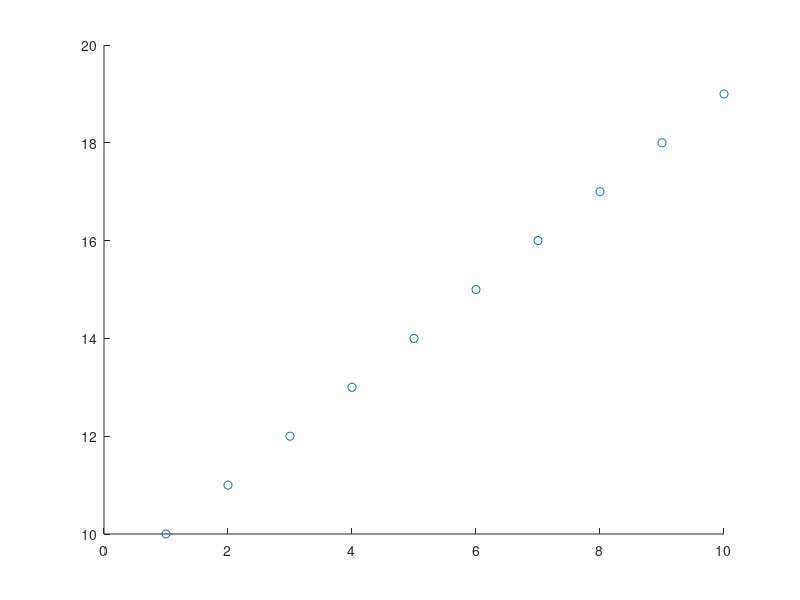

This figure's MATLAB source: (Note: this script raises an error after producing the figure.)
% HOMEWORK 1 - Goran Delić 89201217

x= 5; % Creates a variable and assigns a value of 5.

u=[0,1,2,3,4,5,6]; % Creates a vector u and assigns elements.

x*u; % Multiplies the vector u by the variable x.

v=[4,5,7,8,11,14,1]; % Creates a vector v.

u.*v; % Multiplies the vectors u and v (element by element).

A=[3,4,5;2,1,6;9,12,10]; % Creates a 3x3 matrix A.



s=[-3:0.3:3]; % Creates a sequence of numbers from -3 to 3 by step 0.3.

x=[1:10]; % Creates a sequence of numbers x.
y=[10:19]; % Creates a sequence of numbers y.

scatter(x,y); % Makes a plot for x and y.


syms f(x,y);    % Creates a user-defined math function f.
f(x,y)=x^3*y;   % Assignes the equation to the function.
f(2,4);         % Solves the function(equation) for the given values.

syms x;      % Assignes a user-defined variable(value).
fplot(tan(x));  % Plots tan(x) over the default range [-5 5].


  % HOMEWORK 2 - Goran Delic 89201217
  
  
  % If the ratio H is < 1, the boat is slower than the river and we have to
  % steer our boat upstream (against the current) at an optimal angle to
  % minimize the effects of the current and travel the distance shortest to
  % the starting point.
  
  % If the ratio H is = 1, the velocities of the boat and the river are the same,
  % which means we have to point our boat to go directly across the river, at
  % a perpendicular angle to the current.
  
  % If the ratio H is > 1, the boat is faster than the river current and we
  % have to steer the boat downstream (in the direction of the current).
  
  
  % To find the optimal angle when H = 2 and to confirm what we did in lectures:
  
  % First we define x and H.
  
  syms x;
  H = 2;
  
  % Then we define the function, calculate the angle in radians and convert
  % to degrees.
  
  F = @(x) cos(x) ./ sin(x) + H ./ sin(x);
  df = diff(F,x);
  r = solve(df == 0); 
  rad = eval(r); 
  rad2deg(rad); 
   
   
   % I came to a conclusion that for H = 0.8, the optimal angle does not exist.
   
   % To calculate the distance for H = 2, we consider F = 120
   % and solve the same function as previously.


function p = BISECTION(f, a, b)
n = 1;
if (f(a)*f(b) > 0)
       disp('Wrong initial interval. No roots in this interval.')
else
    p = (a + b) / 2; % middle point
    err = abs(f(p));
    while err > 1e-4
        if f(a)*f(p) < 0
            b = p;
        else
            a = p;
        end
        p = (a + b) / 2;
        err = abs(f(p));
        n = n + 1;
        if n > 10000
            return
        end
     end
 end
end



%% Calculating velocity
syms v(t) g m k
DE = diff(v,t) == g-(k/m)*v^2;
cond = v(0) == 0;
sol(t) = dsolve(DE,cond);
sol(t)
%% Graph of velocity for three different masses.
figure
m1 = 1;% Mass 1
k0 = 1;
g0 = 10;
VT = (m1*g0/k0); % Terminal velocity when m1=1,k0=1 and g0=10
fprintf('VT(m1=1)=%6.2f' ,VT);
f = @(t)((g0^(1/2)*m1^(1/2)*tanh((g0^(1/2)*k0^(1/2)*t)/m1^(1/2)))/k0^(1/2));
fplot(f, [0 30],'Color','b')

hold on

m2 = 5;% Mass 2
k0 = 1;
g0 = 10;
VT = (m2*g0/k0); % Terminal velocity when m2=5
fprintf('VT(m2=5)=%6.2f' ,VT);
f = @(t)((g0^(1/2)*m2^(1/2)*tanh((g0^(1/2)*k0^(1/2)*t)/m2^(1/2)))/k0^(1/2));
fplot(f, [0 30],'Color','b')

hold on

m3 = 10;% Mass 3
k0 = 1;
g0 = 10;
VT = (m3*g0/k0); % Terminal velocity when m3=10
fprintf('VT(m3=10)=%6.2f' ,VT);
f = @(t)((g0^(1/2)*m3^(1/2)*tanh((g0^(1/2)*k0^(1/2)*t)/m3^(1/2)))/k0^(1/2));
fplot(f, [0 30],'Color','b')
%% Calculating acceleration (Derivative of velocity)
acc = diff(sol, t);
acc;
%% Graph of acceleration for three different masses.
figure
ma1 = 1;% Mass 1
a = @(t) -g0*(tanh((g0^(1/2)*k0^(1/2)*t)/ma1^(1/2))^2 - 1);
fplot(a, [0 30], 'LineWidth',2,'Color','g')

hold on

ma2 = 5;% Mass 2
a = @(t) -g0*(tanh((g0^(1/2)*k0^(1/2)*t)/ma2^(1/2))^2 - 1);
fplot(a, [0 30], 'LineWidth',2,'Color','g')

hold on

ma3 = 10;% Mass 3
a = @(t) -g0*(tanh((g0^(1/2)*k0^(1/2)*t)/ma3^(1/2))^2 - 1);
fplot(a, [0 30], 'LineWidth',2,'Color','g')
%% Calculating and graphing displacement for three different masses.
figure
md1 = 1;% Mass 1
velocityF = @(g0, k0, md1, t)((g0^(1/2)*md1^(1/2)*tanh((g0^(1/2)*k0^(1/2)*t)/md1^(1/2)))/k0^(1/2));
dispY = int(velocityF, t);
dispY = matlabFunction(dispY);
c0 = -dispY(g0, k0, md1, 0);
Y = @(g0, k0, md1, t)((g0^(1/2)*md1^(1/2)*tanh((g0^(1/2)*k0^(1/2)*t)/md1^(1/2)))/k0^(1/2))+c0;
fplot(Y(g0, k0, md1, t), [0 30], 'Color','r')

hold on

md2 = 5;% Mass 2
velocityF = @(g0, k0, md2, t)((g0^(1/2)*md2^(1/2)*tanh((g0^(1/2)*k0^(1/2)*t)/md2^(1/2)))/k0^(1/2));
dispY = int(velocityF, t);
dispY = matlabFunction(dispY);
c0 = -dispY(g0, k0, md2, 0);
Y = @(g0, k0, md2, t)((g0^(1/2)*md2^(1/2)*tanh((g0^(1/2)*k0^(1/2)*t)/md2^(1/2)))/k0^(1/2))+c0;
fplot(Y(g0, k0, md2, t), [0 30], 'Color','r')

hold on

md3 = 10;% Mass 3
velocityF = @(g0, k0, md3, t)((g0^(1/2)*md3^(1/2)*tanh((g0^(1/2)*k0^(1/2)*t)/md3^(1/2)))/k0^(1/2));
dispY = int(velocityF, t);
dispY = matlabFunction(dispY);
c0 = -dispY(g0, k0, md3, 0);
Y = @(g0, k0, md3, t)((g0^(1/2)*md3^(1/2)*tanh((g0^(1/2)*k0^(1/2)*t)/md3^(1/2)))/k0^(1/2))+c0;
fplot(Y(g0, k0, md3, t), [0 30], 'Color','r')


function smoothed_data = weightedSmooth(input_data)
%S A function implementing the weighted average smoothing technique

% Sometimes when we want to smooth our data, we want to emphasize certain 
% elements, and we do that by adding weights (bigger weights with more
% important elements).

% We check if input_data is a column vector
 if  ~iscolumn(input_data)
      error('Input must be a column vector.');
 end

% Getting the length of the input data
n = length(input_data);

% Initializing the smoothed data vector
smoothed_data = zeros(size(input_data));

% Defining the weights
weights = [1, 2, 5, 2, 1];

% Applying the weighted smooth starting from 3rd element
for i = 3:n-2
    smoothed_data(i) = (weights(1) * input_data(i-2) + ...
                        weights(2) * input_data(i-1) + ...
                        weights(3) * input_data(i) + ...
                        weights(4) * input_data(i+1) + ...
                        weights(5) * input_data(i+2)) / sum(weights);

end
end


%% Converting the data (read the data and convert to table)
temp = readtable('data.csv');
data = table2array(temp);

% Value 1 is time, value 2 is displacement
t = data(:,1);
y = data(:, 2);
dt = t(2) - t(1);
vy = diff(y) / dt; %vy is array of velocity
ay = diff(vy) / dt; %acceleration (derivative of velocity)

%% Unsmoothed values plotting
figure % Plotting y(displacement) and t(time)
plot(t,y,'m', LineWidth=2)
ax = gca;% Handle for x axis 
ytickformat('%.2f')
xtickformat('%.2f')
ax.XAxis.FontSize = 16;
ax.YAxis.FontSize = 16;
xlim ([0 2.2])% Limiting the x axis at 2.2 according to data
ylabel('Displacement', 'FontSize',18)
xlabel('Time(seconds)', 'FontSize',18)

figure % Plotting vy(velocity) and t(time)
plot(t(1:end-1), vy,'m',LineWidth=2);
ax=gca;
ytickformat('%.2f');
xtickformat('%.2f');
ax.XAxis.FontSize = 16;
ax.YAxis.FontSize = 16;
xlim ([0 2.2]);
ylabel('Velocity', 'FontSize',18)
xlabel('Time(seconds)', 'FontSize',18)

figure % Plotting ay(acceleration) and t (time)
plot(t(1:end-2), ay,'m',LineWidth=2);
ax=gca;
ytickformat('%.2f');
xtickformat('%.2f');
ax.XAxis.FontSize = 16;
ax.YAxis.FontSize = 16;
xlim ([0 2.2]);
ylabel('Acceleration', 'FontSize',18)
xlabel('Time(seconds)', 'FontSize',18)

%% Smoothing the values
mywindow = 20;
setmethod = 'moving';
ys = smooth(y, mywindow, setmethod);
% then calculate the new derivatives
vy = diff(ys) / dt;
vys = diff(ys) / dt;
ays = diff(vys) / dt;

%% Plotting the smoothed values
figure % Plotting ys(smoothed displacement) and t(time)
plot(t,ys,'m', LineWidth=2)
ax = gca;% Handle for x axis 
ytickformat('%.2f')
xtickformat('%.2f')
ax.XAxis.FontSize = 16;
ax.YAxis.FontSize = 16;
xlim ([0 2.2])% Limiting the x axis at 2.2 according to data
ylabel('Displacement', 'FontSize',18)
xlabel('Time(seconds)', 'FontSize',18)

figure % Plotting vys(smoothed velocity) and t(time)
plot(t(1:end-1), vys,'m',LineWidth=2);
ax=gca;
ytickformat('%.2f');
xtickformat('%.2f');
ax.XAxis.FontSize = 16;
ax.YAxis.FontSize = 16;
xlim ([0 2.2]);
ylabel('Velocity', 'FontSize',18)
xlabel('Time(seconds)', 'FontSize',18)

figure % Plotting ays(smoothed acceleration) and t(time)
plot(t(1:end-2), ays,'m',LineWidth=2);
ax=gca;
ytickformat('%.2f');
xtickformat('%.2f');
ax.XAxis.FontSize = 16;
ax.YAxis.FontSize = 16;
xlim ([0 2.2]);
ylabel('Acceleration', 'FontSize',18)
xlabel('Time(seconds)', 'FontSize',18)

%% I eliminated the noise from the data by implementing a technique called
%% Moving average. This technique selects a window from the whole data and
%% finds its average which then becomes the new value of the data window, then 
%% a new window is selected and so on, until the whole data is replaced with
%% new average values of the selected windows of data.
%% (The window is selected carefuly, not too big - so we dont oversmooth the data,
%% and not too small - so we dont undersmooth the data).

%% Smoothing with weighted moving average
yws = weightedSmooth(y);
% Calculating new derivatives
vws = diff(yws) / dt;
aws = diff(vws) / dt;

%% Plotting the weighted-smoothed values
figure % Plotting yws(weighted-smoothed displacement) and t(time)
plot(t,yws,'m', LineWidth=2)
ax = gca;% Handle for x axis 
ytickformat('%.2f')
xtickformat('%.2f')
ax.XAxis.FontSize = 16;
ax.YAxis.FontSize = 16;
xlim ([0 2.2])% Limiting the x axis at 2.2 according to data
ylabel('Displacement', 'FontSize',18)
xlabel('Time(seconds)', 'FontSize',18)

figure % Plotting vws(weighted-smoothed velocity) and t(time)
plot(t(1:end-1), vws,'m',LineWidth=2);
ax=gca;
ytickformat('%.2f');
xtickformat('%.2f');
ax.XAxis.FontSize = 16;
ax.YAxis.FontSize = 16;
xlim ([0 2.2]);
ylabel('Velocity', 'FontSize',18)
xlabel('Time(seconds)', 'FontSize',18)

figure % Plotting aws(weighted-smoothed acceleration) and t(time)
plot(t(1:end-2), aws,'m',LineWidth=2);
ax=gca;
ytickformat('%.2f');
xtickformat('%.2f');
ax.XAxis.FontSize = 16;
ax.YAxis.FontSize = 16;
xlim ([0 2.2]);
ylabel('Acceleration', 'FontSize',18)
xlabel('Time(seconds)', 'FontSize',18)


% This is for the first part : "How high must h be so that the ski jumper
% can cover the maximum distance d?"
syms h;
H=20;

D=@(h)(2*sqrt(h.*(H-h)));
df=diff(D,h);
s1=solve(df == 0)
Dmax= D(s1)

%% Plotting
figure
fplot(D,[-2 22], 'LineWidth',2);
ylim([0 22]);
ax=gca;
ax.XAxis.FontSize=16;
ax.YAxis.FontSize=16;
xlabel('h','FontSize',20);
ylabel('Length(jump)','FontSize',20);
saveas(gcf,'SKIJUMP2.jpg')

%% Second part - ratio
syms r;
Dr=@(r)(2*sqrt(r.*(1-r)));

drf=diff(Dr,r)
s2=solve(drf == 0)
Drmax= Dr(s2)

D2 = Dr(s2)/2 %DISTANCE
rD2 = solve(Dr == D2)
eval(rD2) % We get two solutions

%% We conclude that h is directly connected to Dmax and the distance of the jump 
%% depends on the time that the jumper spends in air and his velocity. As h is bigger, he spends more time
%% in the air with less velocity, therefore he travels shorter distance.
%% On the contrary, if h is smaller, the jumper spends less time in the air with bigger 
%% velocity so he travels further.


%% Reading the points from the graph and extracting coefficients
x = [-10; 0; 10; 20; 30; 40; 45];
y = [0; 7; 10; 15; 30; 50; 70];
[f fo] = fit(x, y, 'poly3'); % using the fit function
coeffvalues(f) % extracting coefficients

%% Calculating Relative humidity, Absolute vapor density and temperature based on inputs
% Example 1: Calculate relative humidity
AVD = 10; % absolute vapor density in g/m^3
T = 25;   % temperature in degrees Celsius
[RH, ~, ~] = calculateHumidityVariables(AVD, T, 0, 1); % Calling the function
disp(['Relative Humidity: ', num2str(RH), '%']);

% Example 2: Calculate absolute vapor density
RH = 70;  % relative humidity in percentage
T = 25;   % temperature in degrees Celsius
[~, AVD, ~] = calculateHumidityVariables(RH, T, 0, 2); % Calling the function
disp(['Absolute Vapor Density: ', num2str(AVD), ' g/m^3']);

% Example 3: Calculate temperature
AVD = 10; % absolute vapor density in g/m^3
RH = 70;  % relative humidity in percentage
[~, ~, T] = calculateHumidityVariables(AVD, RH, 0, 3); % Calling the function
disp(['Temperature: ', num2str(T), ' °C']);


function [RH, AVD, T] = calculateHumidityVariables(input1, input2, input3, option)
    % Constants
    a = 17.27;
    b = 237.7;
    
    switch option
        case 1 % Calculate relative humidity
            AVD = input1;
            T = input2;

            % Calculate saturation vapor pressure (es) and actual vapor pressure (e)
            es = 6.112 * exp((a * T) / (b + T));
            e = AVD * 461.5 * T / 1000;

            % Calculate relative humidity
            RH = (e / es) * 100;

        case 2 % Calculate absolute vapor density
            RH = input1;
            T = input2;

            % Calculate saturation vapor pressure (es)
            es = 6.112 * exp((a * T) / (b + T));

            % Calculate actual vapor pressure (e)
            e = RH / 100 * es;

            % Calculate absolute vapor density
            AVD = e * 1000 / (461.5 * T);

        case 3 % Calculate temperature
            AVD = input1;
            RH = input2;

            % Initial guess for temperature
            T = 20;

            % Solve for temperature using the Newton-Raphson method
            for i = 1:100
                es = 6.112 * exp((a * T) / (b + T));
                e = RH / 100 * es;
                f = e - AVD * 461.5 * T / 1000;

                % Derivative of the function
                df = (a * b * es) / ((b + T)^2);

                % Update temperature
                T = T - f / df;

                % Check for convergence
                if abs(f) < 1e-6
                    break;
                end
            end
    end
end


%% IDEA AND EXPLANATION
% I just added to my x coordinate a -rand and to my y coordinate a +rand in
% order to get the desired southeast wind direction. For the stronger and weaker
% wind, I had an idea of using a "weighted" wind, but could not realize it
% sadly. 
%%
% define number of steps and number of particles
Nstep=100; % number of steps
Np=100; % number of particles

strongWind = rand(1:3);
weakWind = rand(3:7);
%
cMax=0; % save abs max coordinate for x and y limits / plot
lastPxy=zeros(Np,2); % save last coordinates
Z=NaN(Nstep*Np,1); % all step lengths >> to calculate average step length "l", for r=sqrt(N)l
%
figure

hold on
%%
Pxy = zeros(Nstep, 2);
for p=1:Np
    x=0;
    y=0;
    for i=1:Nstep
        dx = 2*rand -1;
        dy = 2*rand -1;
        x = x + dx - rand;
        y = y + dy + rand;
        Pxy(i, 1) = x;
        Pxy(i, 2) = y;
        Z((i + (p-1)*Nstep), 1) = sqrt(dx^2 + dy^2);
    end
    temp = max(abs(Pxy), [], "all");
    if temp > cMax
        cMax = temp;
    end
    plot(Pxy(:, 1), Pxy(:, 2), 'Color', [0.5 0.5 0.5]);
    drawnow
    lastPxy(p, :) = Pxy(Nstep, :); 

end
saveas(gcf,'windfigure1.jpg')
%%
scatter(0, 0, 'red', 'filled')
scatter(lastPxy(:, 1), lastPxy(:, 2),  'blue', 'filled')
xlim([-cMax*1.1 cMax*1.1])
ylim([-cMax*1.1 cMax*1.1])
%%
% r is the average distance between the end and start positions of the particle
% N is the number of steps, and 
% l is the average step length.
r = mean(sqrt(sum(lastPxy.^2, 2)));
l = mean(Z);
fprintf('sqrt(N)*l is: %8.3f \n', sqrt(Nstep)*l);
fprintf('r is: %8.4f\n', r);

  

%% IDEA AND EXPLANATION
% I just added to my x coordinate a -rand and to my y coordinate a +rand in
% order to get the desired southeast wind direction.
%% In the improved version of the code, wind direction and strength are inserted 
%% by the user.

%% User input for wind direction and strength
wind_direction = input('Enter wind direction in degrees (0 being North): ');
wind_strength = input('Enter wind strength (positive scalar value): ');

% Convert wind direction to radians
wind_angle = deg2rad(mod(-wind_direction + 90, 360)); % Adjusting to match MATLAB's coordinate system

% define number of steps and number of particles
Nstep = 100; % number of steps
Np = 100; % number of particles

D = 0.7;
%
cMax = 0; % save abs max coordinate for x and y limits / plot
lastPxy = zeros(Np, 2); % save last coordinates
Z = NaN(Nstep * Np, 1); % all step lengths >> to calculate average step length "l", for r=sqrt(N)l
%
figure

hold on
%%
Pxy = zeros(Nstep, 2);
for p = 1:Np
    x = 0;
    y = 0;
    for i = 1:Nstep
        dx = 2 * rand - 1;
        dy = 2 * rand - 1;
        % Modify the following lines to include wind direction and strength
        x = x + dx - rand + wind_strength * cos(wind_angle);
        y = y + dy + rand + wind_strength * sin(wind_angle);
        Pxy(i, 1) = x;
        Pxy(i, 2) = y;
        Z((i + (p - 1) * Nstep), 1) = sqrt(dx^2 + dy^2);
    end
    temp = max(abs(Pxy), [], "all");
    if temp > cMax
        cMax = temp;
    end
    plot(Pxy(:, 1), Pxy(:, 2), 'Color', [0.5 0.5 0.5]);
    drawnow
    lastPxy(p, :) = Pxy(Nstep, :);

end
saveas(gcf, 'windfigure1.jpg')
%%
scatter(0, 0, 'red', 'filled')
scatter(lastPxy(:, 1), lastPxy(:, 2), 'blue', 'filled')
xlim([-cMax * 1.1, cMax * 1.1])
ylim([-cMax * 1.1, cMax * 1.1])
%%
% r is the average distance between the end and start positions of the particle
% N is the number of steps, and
% l is the average step length.
r = mean(sqrt(sum(lastPxy.^2, 2)));
l = mean(Z);
fprintf('sqrt(N)*l is: %8.3f \n', sqrt(Nstep) * l);
fprintf('r is: %8.4f\n', r);


%% Same for one charge and more charges
k = 8.99 * 10^9;
e0 = 1.6E-19; % charge of an electron
g = -1:0.01:1;
[xg, yg] = meshgrid(g);

% Electric charge that should be an integral multiple of the charge of an electron
q1 = -1 * e0; % just change to 1 for proton, -1 to electron

% Coordinates of the charge - USE TO SPECIFY POSITION OF MOLECULES
xp1 = 0;
yp1 = 0;

xi1 = xg - xp1;
yi1 = yg - yp1;

R1 = sqrt(xi1.^2 + yi1.^2); % distance
V1 = q1 * k ./ R1; 
d = 0.1;
Vmax1 = k * q1 / d;
V1(R1 < d) = Vmax1;

% Charge 2
q2 = -1 * e0; % just change to 1 for proton, -1 to electron

% Coordinates of the charge - USE TO SPECIFY POSITION OF MOLECULES
xp2 = 0.4;
yp2 = 0.55;

xi2 = xg - xp2;
yi2 = yg - yp2;

R2 = sqrt(xi2.^2 + yi2.^2); % distance
V2 = q2 * k ./ R2; 
d = 0.1;
Vmax2 = k * q2 / d;
V2(R2 < d) = Vmax2;

% Additional charges
q3 = -0.5 * e0;
q4 = -0.5 * e0;
q5 = -0.5 * e0;
q6 = -0.5 * e0;

% Coordinates of additional charges
xp3 = 0.6;
yp3 = 0.3;

xp4 = -0.2;
yp4 = -0.2;

xp5 = 0.2;
yp5 = 0.3;

xp6 = 0.2;
yp6 = -0.2;

xi3 = xg - xp3;
yi3 = yg - yp3;

xi4 = xg - xp4;
yi4 = yg - yp4;

xi5 = xg - xp5;
yi5 = yg - yp5;

xi6 = xg - xp6;
yi6 = yg - yp6;

R3 = sqrt(xi3.^2 + yi3.^2);
R4 = sqrt(xi4.^2 + yi4.^2);
R5 = sqrt(xi5.^2 + yi5.^2);
R6 = sqrt(xi6.^2 + yi6.^2);

V3 = q3 * k ./ R3;
V4 = q4 * k ./ R4;
V5 = q5 * k ./ R5;
V6 = q6 * k ./ R6;

V3(R3 < d) = -k * q3 / d;
V4(R4 < d) = -k * q4 / d;
V5(R5 < d) = -k * q5 / d;
V6(R6 < d) = -k * q6 / d;

% Combine potentials
v = V1 + V2 + V3 + V4 + V5 + V6;

% Plotting
figure
contourf(xg, yg, v, 100, ':', 'LineWidth', 1);
colormap("jet");
hold on;
text(xp1, yp1, '-', 'FontSize', 20, 'Color', 'w', 'HorizontalAlignment', 'center', 'VerticalAlignment', 'middle');
text(xp2, yp2, '-', 'FontSize', 20, 'Color', 'w', 'HorizontalAlignment', 'center', 'VerticalAlignment', 'middle');
text(xp3, yp3, '+', 'FontSize', 15, 'Color', 'b', 'HorizontalAlignment', 'center', 'VerticalAlignment', 'middle');
text(xp4, yp4, '+', 'FontSize', 15, 'Color', 'b', 'HorizontalAlignment', 'center', 'VerticalAlignment', 'middle');
text(xp5, yp5, '+', 'FontSize', 15, 'Color', 'b', 'HorizontalAlignment', 'center', 'VerticalAlignment', 'middle');
text(xp6, yp6, '+', 'FontSize', 15, 'Color', 'b', 'HorizontalAlignment', 'center', 'VerticalAlignment', 'middle');

plot([xp5, xp1], [yp5, yp1], 'k-', 'LineWidth', 3);

ax = gca;
axis(ax, 'equal');



